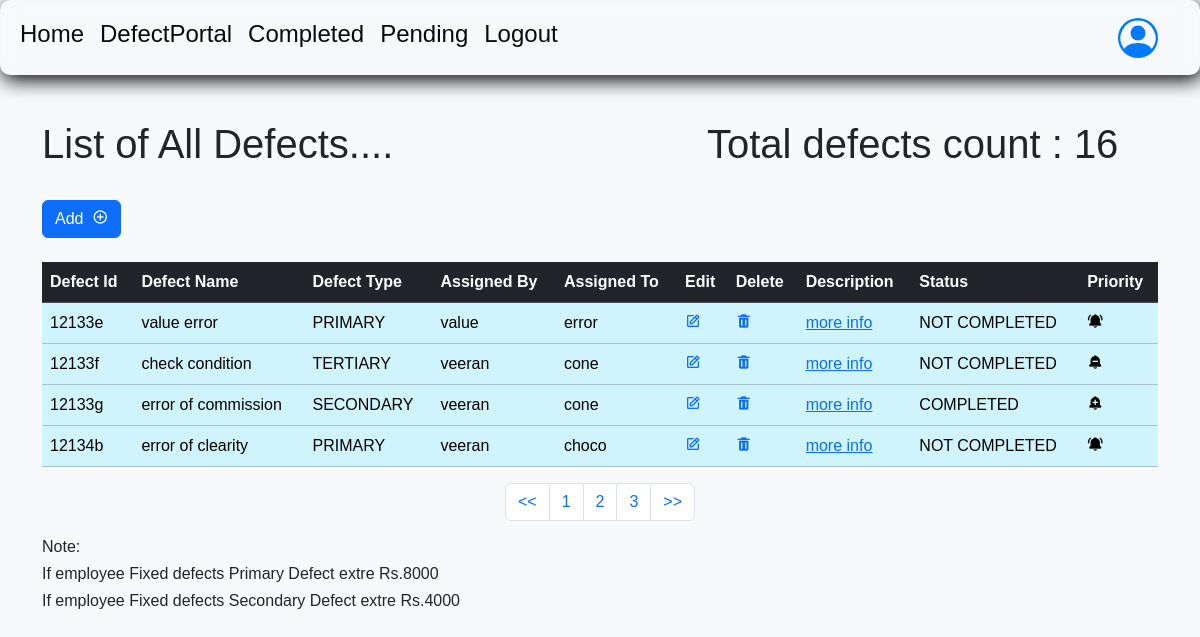
Page /defects/?pg=2 (signed in) on the committed database.
### DefectsPortal/models.py (models this page shows, shortened)
class Defect(models.Model):
    defect_id = models.CharField(max_length=100)
    defect_name = models.CharField(max_length=100)
    defect_type = models.CharField(max_length=100, choices=DEFECTS_TYPES, default='PRIMARY')
    assigned_by = models.CharField(max_length=100)
    assigned_to = models.CharField(max_length=100)
    description = models.TextField()
    defect_status = models.CharField(max_length=100, choices=DEFECTS_STATUS, default='NOT COMPLETED')
    priority = models.CharField(max_length=100, choices=DEFECTS_PRIORITY, default='HIGH')

### DefectsPortal/views.py (the view)
# urls.py: path('', views.defect, name='defect'),
@login_required(login_url='login')
def defect(request):
    defects = Defect.objects.all()
    total_defects = len(defects)
    paginator = Paginator(defects, 4)
    page = request.GET.get('pg')
    defects = paginator.get_page(page)
    contexts = {
        'defects': defects,
        'total_defects': total_defects
    }
    return render(request, 'defects/defect.html', {'contexts': contexts})

### templates/defects/defect.html (shortened to what this page needs)
<!DOCTYPE html>
<html lang="en">
<head>
    <link href='https://unpkg.com/boxicons@2.1.4/css/boxicons.min.css' rel='stylesheet'>
    <link href="https://cdn.jsdelivr.net/npm/bootstrap@5.3.3/dist/css/bootstrap.min.css" rel="stylesheet">
</head>
<body>
    <nav class="navbar navbar-expand-lg navbar-custom fixed-top" style="height: 75px;">
        <div class="container-fluid">
            <div class="collapse navbar-collapse" id="navbarSupportedContent">
                <ul class="navbar-nav me-auto mb-2 mb-lg-2">
                    <li class="nav-item"><a class="nav-link" aria-current="page" href="{% url 'home' %}">Home</a>
                    </li>
                    <li class="nav-item"><a class="nav-link" href="{% url 'defect' %}">DefectPortal</a></li>
                    <li class="nav-item">
                        <a class="nav-link" href="#">Completed</a>
                    </li>
                    <li class="nav-item">
                        <a class="nav-link" href="#">Pending</a>
                    </li>
                    <li class="nav-item">
                        <a class="nav-link" href="{% url 'logout' %}">Logout</a>
                    </li>
                </ul>
                <form class="d-flex" role="search">
                    <a href="#"></a>
                </form>
            </div>
        </div>
    </nav>
    <div class="content">
    {% block contents %}
    <div class="container">
        <div class="jumbotron">
            <div class="row">
                <div class="col-md-7">
                    <h1>List of All Defects....</h1>
                </div>
                <div class="col-md-5">
                    <h1>Total defects count : {{ contexts.total_defects }}</h1>
                </div>
            </div>
            <br>
            <a class="btn btn-primary" href="{% url 'add' %}">Add &nbsp;<i class='bx bx-plus-circle'></i></a>
            <br><br>
            <table class="table">
                <thead class="table-dark">
                    <tr class="table table-dark table-striped-columns">
                        <th>Defect Id</th>
                        <th>Defect Name</th>
                        <th>Defect Type</th>
                        <th>Assigned By</th>
                        <th>Assigned To</th>
                        <th>Edit</th>
                        <th>Delete</th>
                        <th>Description</th>
                        <th>Status</th>
                        <th>Priority</th>
                    </tr>
                </thead>
                <tbody>
                  {% for i in contexts.defects%}
                    <tr class="table-info">
                        <td>{{i.defect_id}}</td>
                        <td>{{i.defect_name}}</td>
                        <td>{{i.defect_type}}</td>
                        <td>{{i.assigned_by}}</td>
                        <td>{{i.assigned_to}}</td>
                        <td><a href="{% url 'edit' id=i.id %}"><i class='bx bx-edit'></i></a></td>
                        <td><a href="{% url 'deletes' id=i.id %}"><i class='bx bxs-trash'></i></a></td>
                        <td><a href="{% url 'descr' id=i.id %}">more info</a></td>
                        <td>{{ i.defect_status }}</td>
                        {% if i.priority == 'HIGH' %}
                            <td><i class='bx bxs-bell-ring'></i></td>
                        {% elif i.priority == 'MEDIUM' %}
                            <td><i class='bx bxs-bell-plus'></i></td>
                        {% else %}
                            <td><i class='bx bxs-bell-minus' ></i></td>
                        {% endif %}
                    </tr>
                  {% endfor %}
                </tbody>
            </table>
            <nav aria-label="Page navigation example">
                <ul class="pagination justify-content-center">
                  <li class="page-item">
                    <a class="page-link" href="?pg=1"><<</a>
                  </li>
                  {% if contexts.defects.has_previous %}
                  <li class="page-item"><a class="page-link" href="?pg={{ contexts.defects.previous_page_number}}">{{ contexts.defects.previous_page_number }}</a></li>
                  {% endif %}
                  <li class="page-item"><a class="page-link" href="?pg={{ contexts.defects.number }}">{{ contexts.defects.number }}</a></li>
                  {% if contexts.defects.has_next %}
                  <li class="page-item"><a class="page-link" href="?pg={{ contexts.defects.next_page_number }}">{{ contexts.defects.next_page_number }}</a></li>
                    {% endif %}
                  <li class="page-item">
                    <a class="page-link" href="?pg={{ contexts.defects.paginator.num_pages }}">>></a>
                  </li>
                </ul>
              </nav>
            <h6>Note:</h6>
            <h6>If employee Fixed {{ request.user.username }} Primary Defect extre Rs.8000</h6>
            <h6>If employee Fixed {{ request.user.username }} Secondary Defect extre Rs.4000</h6>
        </div>
    </div>
    {% endblock contents %}
</div>
</body>
</html>

### templates/defects/defect.html (style rules this page uses)
.bi-person-circle { width: 40px; height: 40px; fill: #007bff; margin-right: 30px; }
body { font-family: Arial, sans-serif; background-color: #f8f9fa; margin: 0; padding: 0; }
.navbar-nav .nav-link { color: #030202; font-size: 1.5rem; }
.content { margin-top: 100px; }
.navbar-custom { background-color: transparent; backdrop-filter: blur(10px); box-shadow: 2px 5px 20px black; border-radius: 10px; }
.navbar-custom .nav-link { color: #0b0a0a; }
.container { margin-top: 120px; }

### rows in the picture
Defect: defect_id "12133e", defect_name "value error", defect_type "PRIMARY", assigned_by "value", assigned_to "error", defect_status "NOT COMPLETED", priority "HIGH" (drawn)
Defect: defect_id "12133f", defect_name "check condition", defect_type "TERTIARY", assigned_by "veeran", assigned_to "cone", defect_status "NOT COMPLETED", priority "LOW" (drawn)
Defect: defect_id "12133g", defect_name "error of commission", defect_type "SECONDARY", assigned_by "veeran", assigned_to "cone", defect_status "COMPLETED", priority "MEDIUM" (drawn)
Defect: defect_id "12134b", defect_name "error of clearity", defect_type "PRIMARY", assigned_by "veeran", assigned_to "choco", defect_status "NOT COMPLETED", priority "HIGH" (drawn)

### other values in the picture
{{ contexts.total_defects }} "16"
{{ contexts.defects.previous_page_number }} "1"
{{ contexts.defects.number }} "2"
{{ contexts.defects.next_page_number }} "3"
{{ request.user.username }} "defects"
